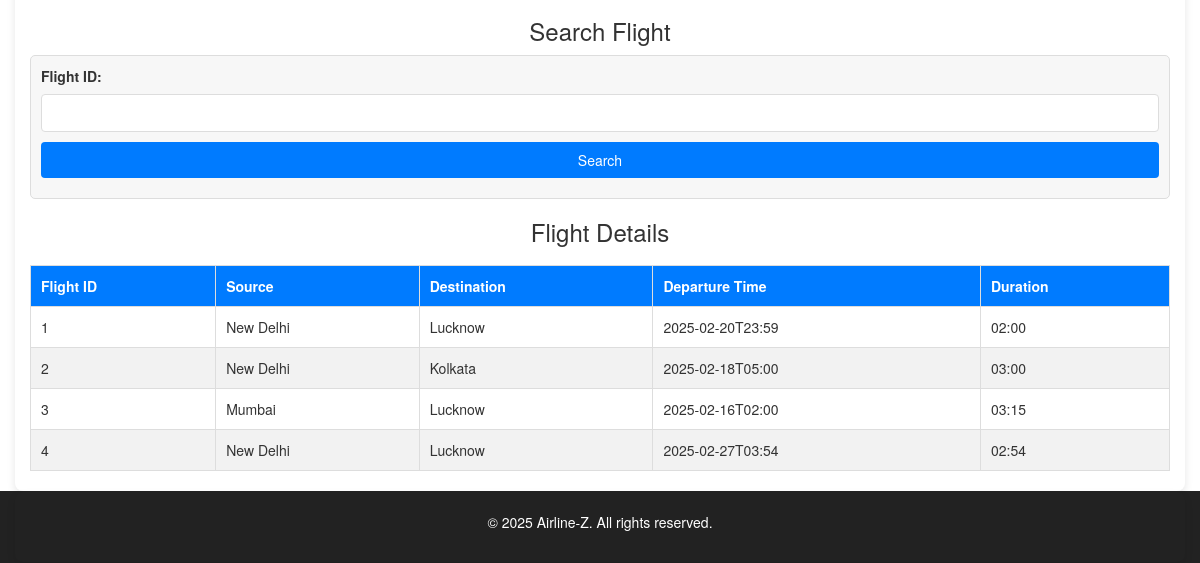
The page /admin/flight-management (signed in, lower part) on the database as committed earlier.
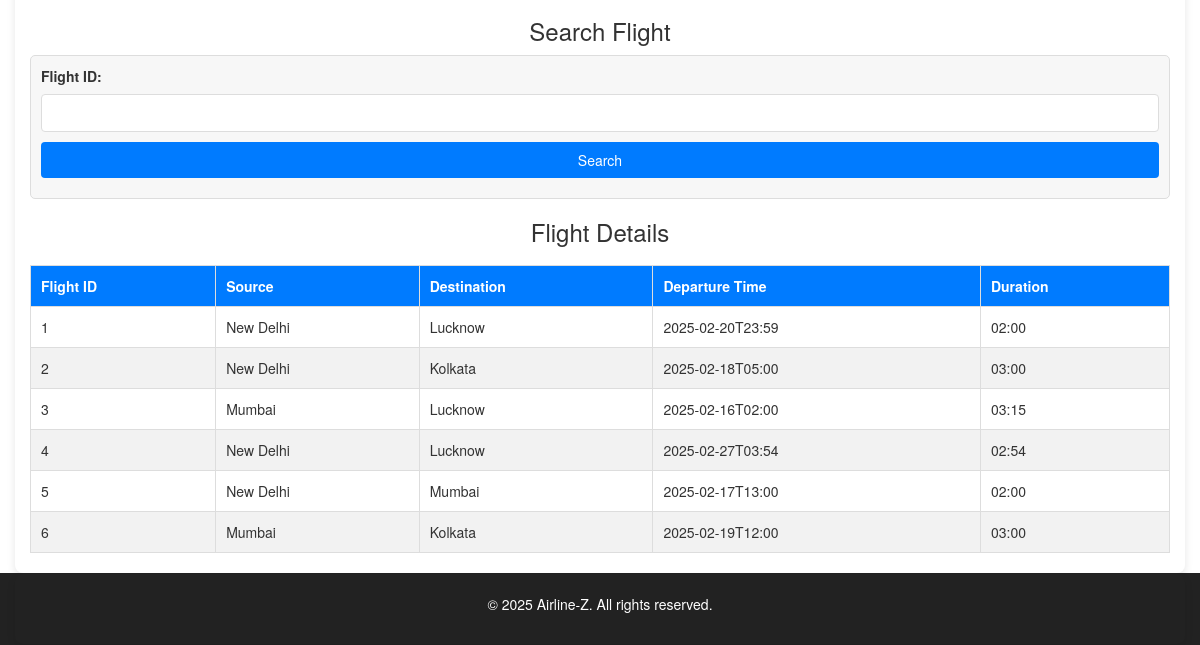
The same page on the database as committed later.
### tables this page shows
CREATE TABLE flight (
    flight_id INTEGER PRIMARY KEY AUTOINCREMENT,
    source TEXT NOT NULL,
    destination TEXT NOT NULL,
    departure_time TEXT NOT NULL,
    duration TEXT NOT NULL
);

### app.py (the view)
@app.route('/admin/flight-management', methods=['GET', 'POST'])
def flight_management():
    try:
        conn = get_db_connection()
        flights = conn.execute("SELECT * FROM flight").fetchall()
        conn.close()
        return render_template('admin/flight-management.html', flights=flights)
    except Exception as e:
        flash(f"Error: {e}", "danger")
        return redirect(url_for('admin_panel'))

### app.py (called while the page is built)
def get_db_connection():
    conn = sqlite3.connect(DATABASE)
    conn.row_factory = sqlite3.Row  # Return rows as dictionaries
    return conn

@app.before_request
def require_login():
    admin_routes = [
        'admin_panel', 'staff_management', 'add_staff', 'remove_staff', 'modify_staff_form', 'modify_staff', 'search_staff',
        'flight_management', 'add_flight', 'remove_flight', 'modify_flight', 'search_flight',
        'refund_management', 'get_refunds', 'clear_refund', 'decline_refund', 'report_fraud',
        'user_management', 'add_user', 'remove_user',
        'ticket_management', 'remove_ticket', 'search_ticket', 'modify_ticket', 'add_ticket',
        'feedback_management'
    ]
    if request.endpoint in admin_routes and not session.get('admin_logged_in'):
        flash("You need to login first!", "warning")
        return redirect(url_for('admin_login'))

### templates/admin/flight-management.html (shortened to what this page needs)
<!DOCTYPE html>
<html lang="en">
<head>
    <link rel="stylesheet" href="{{ url_for('static', filename='css/admin/flight-management.css') }}">
    <link rel="stylesheet" href="https://maxcdn.bootstrapcdn.com/bootstrap/3.3.7/css/bootstrap.min.css">
    <link rel="stylesheet" href="https://cdnjs.cloudflare.com/ajax/libs/font-awesome/6.0.0/css/all.min.css">
</head>
<body>
    <br><br><br>
    <div class="container">
        <section id="search-flight">
            <h3>Search Flight</h3>
            <form id="search-flight-form" method="GET" action="{{ url_for('search_flight') }}">
                <label>Flight ID:</label>
                <input type="number" name="flight_id" required>
                <button type="submit">Search</button>
            </form>
        </section>
        <section id="flight-details">
            <h3>Flight Details</h3>
            <table>
                <thead>
                    <tr>
                        <th>Flight ID</th>
                        <th>Source</th>
                        <th>Destination</th>
                        <th>Departure Time</th>
                        <th>Duration</th>
                    </tr>
                </thead>
                <tbody>
                    {% for flight in flights %}
                    <tr>
                        <td>{{ flight.flight_id }}</td>
                        <td>{{ flight.source }}</td>
                        <td>{{ flight.destination }}</td>
                        <td>{{ flight.departure_time }}</td>
                        <td>{{ flight.duration }}</td>
                    </tr>
                    {% endfor %}
                </tbody>
            </table>
        </section>
    </div>
    <footer class="footer">
        <div class="container text-center" style="background-color: #222; color:#fff">
            <p>&copy; 2025 Airline-Z. All rights reserved.</p>
        </div>
   </footer>
</body>
</html>

Rows that differ between the two databases and show on the page:
added flight: flight_id "5", source "New Delhi", destination "Mumbai", departure_time "2025-02-17T13:00", duration "02:00"
added flight: flight_id "6", source "Mumbai", destination "Kolkata", departure_time "2025-02-19T12:00", duration "03:00"
